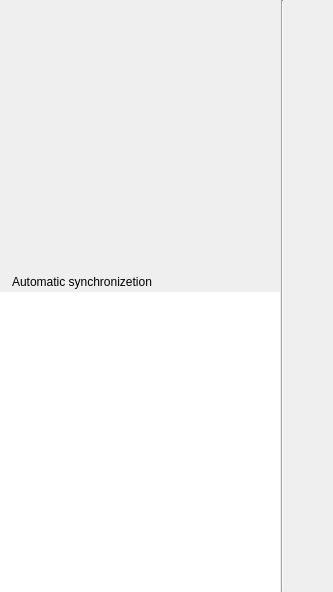
<?xml version="1.0" encoding="UTF-8"?>
<ui version="4.0">
 <class>KiranTimeDateWidget</class>
 <widget class="QWidget" name="KiranTimeDateWidget">
  <property name="windowTitle">
   <string>KiranTimeDateWidget</string>
  </property>
  <property name="styleSheet">
   <string notr="true"/>
  </property>
  <layout class="QHBoxLayout" name="horizontalLayout_2">
   <property name="spacing">
    <number>1</number>
   </property>
   <property name="leftMargin">
    <number>0</number>
   </property>
   <property name="topMargin">
    <number>0</number>
   </property>
   <property name="rightMargin">
    <number>0</number>
   </property>
   <property name="bottomMargin">
    <number>0</number>
   </property>
   <item>
    <widget class="QWidget" name="siderbar" native="true">
     <property name="sizePolicy">
      <sizepolicy hsizetype="Fixed" vsizetype="Preferred">
       <horstretch>0</horstretch>
       <verstretch>0</verstretch>
      </sizepolicy>
     </property>
     <property name="minimumSize">
      <size>
       <width>280</width>
       <height>0</height>
      </size>
     </property>
     <property name="maximumSize">
      <size>
       <width>280</width>
       <height>16777215</height>
      </size>
     </property>
     <property name="styleSheet">
      <string notr="true"/>
     </property>
     <layout class="QVBoxLayout" name="verticalLayout">
      <property name="spacing">
       <number>0</number>
      </property>
      <property name="leftMargin">
       <number>0</number>
      </property>
      <property name="topMargin">
       <number>40</number>
      </property>
      <property name="rightMargin">
       <number>0</number>
      </property>
      <property name="bottomMargin">
       <number>0</number>
      </property>
      <item alignment="Qt::AlignHCenter">
       <widget class="KiranClock" name="clock" native="true">
        <property name="sizePolicy">
         <sizepolicy hsizetype="Fixed" vsizetype="Fixed">
          <horstretch>0</horstretch>
          <verstretch>0</verstretch>
         </sizepolicy>
        </property>
        <property name="minimumSize">
         <size>
          <width>180</width>
          <height>180</height>
         </size>
        </property>
        <property name="maximumSize">
         <size>
          <width>180</width>
          <height>180</height>
         </size>
        </property>
        <property name="styleSheet">
         <string notr="true"/>
        </property>
       </widget>
      </item>
      <item alignment="Qt::AlignHCenter">
       <widget class="QLabel" name="label_utc">
        <property name="sizePolicy">
         <sizepolicy hsizetype="Preferred" vsizetype="Minimum">
          <horstretch>0</horstretch>
          <verstretch>0</verstretch>
         </sizepolicy>
        </property>
        <property name="styleSheet">
         <string notr="true"/>
        </property>
        <property name="text">
         <string/>
        </property>
       </widget>
      </item>
      <item alignment="Qt::AlignHCenter">
       <widget class="QLabel" name="label_dateTime">
        <property name="sizePolicy">
         <sizepolicy hsizetype="Preferred" vsizetype="Minimum">
          <horstretch>0</horstretch>
          <verstretch>0</verstretch>
         </sizepolicy>
        </property>
        <property name="styleSheet">
         <string notr="true"/>
        </property>
        <property name="text">
         <string/>
        </property>
       </widget>
      </item>
      <item>
       <widget class="QWidget" name="widget_autoSync" native="true">
        <layout class="QHBoxLayout" name="layout_sync">
         <property name="spacing">
          <number>0</number>
         </property>
         <property name="leftMargin">
          <number>0</number>
         </property>
         <property name="topMargin">
          <number>24</number>
         </property>
         <property name="rightMargin">
          <number>0</number>
         </property>
         <property name="bottomMargin">
          <number>0</number>
         </property>
         <item>
          <spacer name="horizontalSpacer_2">
           <property name="orientation">
            <enum>Qt::Horizontal</enum>
           </property>
           <property name="sizeType">
            <enum>QSizePolicy::Fixed</enum>
           </property>
           <property name="sizeHint" stdset="0">
            <size>
             <width>12</width>
             <height>20</height>
            </size>
           </property>
          </spacer>
         </item>
         <item>
          <widget class="QLabel" name="label_autoSync">
           <property name="styleSheet">
            <string notr="true"/>
           </property>
           <property name="text">
            <string>Automatic synchronizetion</string>
           </property>
          </widget>
         </item>
         <item>
          <spacer name="horizontalSpacer">
           <property name="orientation">
            <enum>Qt::Horizontal</enum>
           </property>
           <property name="sizeHint" stdset="0">
            <size>
             <width>40</width>
             <height>20</height>
            </size>
           </property>
          </spacer>
         </item>
        </layout>
       </widget>
      </item>
      <item alignment="Qt::AlignHCenter">
       <widget class="KiranSidebarWidget" name="tabList">
        <property name="sizePolicy">
         <sizepolicy hsizetype="Fixed" vsizetype="Expanding">
          <horstretch>0</horstretch>
          <verstretch>0</verstretch>
         </sizepolicy>
        </property>
        <property name="minimumSize">
         <size>
          <width>280</width>
          <height>300</height>
         </size>
        </property>
        <property name="maximumSize">
         <size>
          <width>280</width>
          <height>16777215</height>
         </size>
        </property>
        <property name="styleSheet">
         <string notr="true"/>
        </property>
        <property name="frameShape">
         <enum>QFrame::NoFrame</enum>
        </property>
        <property name="frameShadow">
         <enum>QFrame::Plain</enum>
        </property>
       </widget>
      </item>
     </layout>
    </widget>
   </item>
   <item>
    <widget class="Line" name="line">
     <property name="orientation">
      <enum>Qt::Vertical</enum>
     </property>
    </widget>
   </item>
   <item>
    <widget class="QWidget" name="widget_content" native="true">
     <layout class="QVBoxLayout" name="verticalLayout_2">
      <property name="spacing">
       <number>20</number>
      </property>
      <property name="leftMargin">
       <number>24</number>
      </property>
      <property name="topMargin">
       <number>0</number>
      </property>
      <property name="rightMargin">
       <number>24</number>
      </property>
      <property name="bottomMargin">
       <number>40</number>
      </property>
      <item>
       <widget class="QStackedWidget" name="stack">
        <property name="currentIndex">
         <number>-1</number>
        </property>
       </widget>
      </item>
     </layout>
    </widget>
   </item>
  </layout>
 </widget>
 <customwidgets>
  <customwidget>
   <class>KiranClock</class>
   <extends>QWidget</extends>
   <header location="global">kiran-clock.h</header>
   <container>1</container>
  </customwidget>
  <customwidget>
   <class>KiranSidebarWidget</class>
   <extends>QListWidget</extends>
   <header location="global">kiran-sidebar-widget.h</header>
  </customwidget>
 </customwidgets>
 <resources/>
 <connections/>
</ui>
